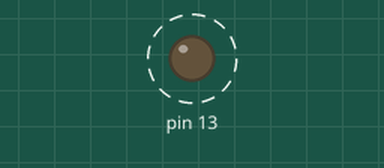
Simulated run of this sketch. Board: Arduino Uno, built with avr-gcc and run on an emulated ATmega328P. Parts: output pins drawn as LEDs (lit = HIGH). Dashed ring = blinking.

Above: at 0.5 s.
Timing chart, 0 to 4.6 s (numbered marks = the images above):
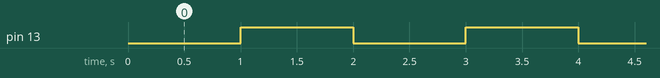

The sketch:

toggle_led.ino
```cpp
long unsigned previousMillis = 0;
unsigned long currentMillis;
const long interval = 1000;
int ledstate = LOW;

void setup() {
  pinMode(13, OUTPUT);
}

void loop(){
  currentMillis = millis();

   if (currentMillis - previousMillis >= interval){
    previousMillis = currentMillis;
    if (digitalRead(13) == 0){
      digitalWrite(13, HIGH);
    }
    else{
      digitalWrite(13, LOW);
    }

   }
}
```

Measured:
- by itself, pin 13: alternates HIGH for 1.0 s and LOW for 1.0 s
